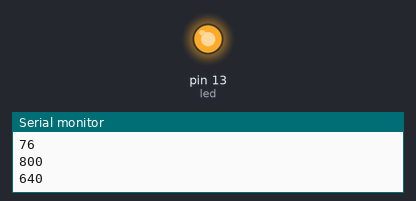
The sketch below on a simulated Arduino Uno, built with avr-gcc and run on an emulated ATmega328P. Parts: output pins drawn as LEDs (lit = HIGH), the last lines printed to the serial monitor. Random numbers use the default seed unless the sketch sets one.

Above: at 0.7 s.
At 32.4 s:
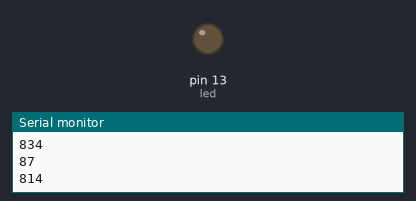
Timing chart, 0 to 40.0 s (numbered marks = the images above):
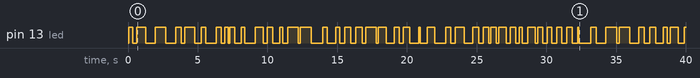

Measured:
- by itself, pin 13 (led): LOW → HIGH at 0.05 s, → LOW 0.29 s later, → HIGH 0.28 s later, → LOW 0.64 s later, … (93 changes in this stretch)

The sketch:

DurantLED.ino
```cpp
/*Hacked from Blink code by Peter Evans
  Turns on an LED on for one second, then off for one second, repeatedly.
   Not anymore it doesn't, instead it turns it on and off at variable time delays)
 */

// Pin 13 has an LED connected on most Arduino boards.
// give it a name:
int led = 13;

unsigned long randomTime;  // here's a variable to store our led on time value
unsigned long randomTime2;  // here's a variable to store our led off time delay value
unsigned long a; // a variable to hold the bottom number of the picking range
unsigned long b; // a variable to hold the top number of the picking range

// the setup routine runs once when you press reset:
void setup() {
  // initialize the digital pin as an output.
  pinMode(led, OUTPUT);

  Serial.begin(9600); // for troubleshooting to see what numbers are firing out in the serial monitor if there's any issues.
  randomSeed(analogRead(0)); // start the random call in a unspecified point in the random sequence
}

// the loop routine runs over and over again forever:
void loop() {
  a = random(0, 100); // this randomly picks a number between 0 and 500 and assigns it to variable 'a'
  b = random(500, 1000); // this randomly picks a number between 500 and 10000 and assigns it to variable 'b'
  randomTime = random(a, b); // this then randomly picks a number between the range dictated by 'a' and 'b'

  Serial.println(a); // what number 'a' is holding
  Serial.println(b); // what number 'b' is holding
  Serial.println(randomTime); // what number 'randomTime' is holding
  delay (50);

  digitalWrite(led, HIGH);   // turn the LED on (HIGH is the voltage level)
  delay(randomTime); // delay for the random amount of time sitting in the 'randomTime' variable
  randomTime2 = random(a, b);  // chose a differnet number within the range specified by variable 'a' and variable 'b'
  Serial.println(randomTime2);  // // what number 'randomTime' is holding now
  digitalWrite(led, LOW);    // turn the LED off by making the voltage LOW
  delay(randomTime2);  // delay for the random amount of time sitting in the 'randomTime' variable
}
```
